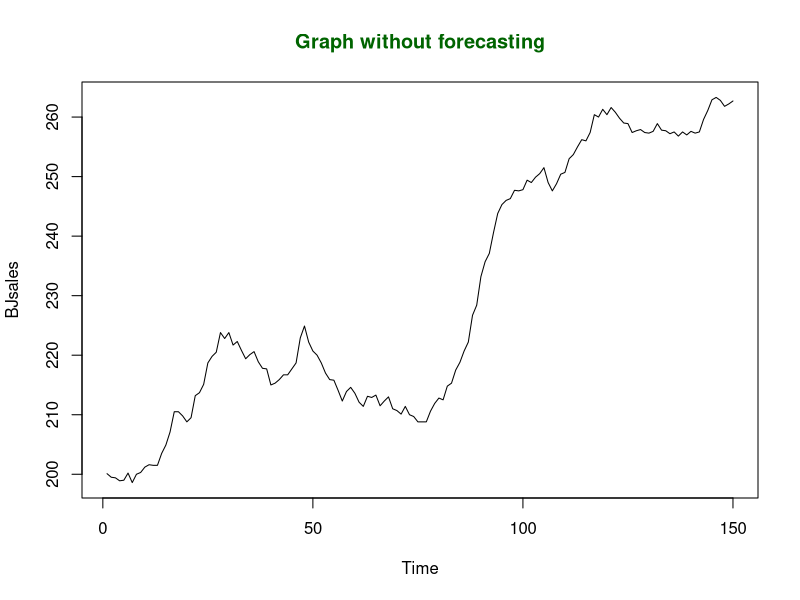
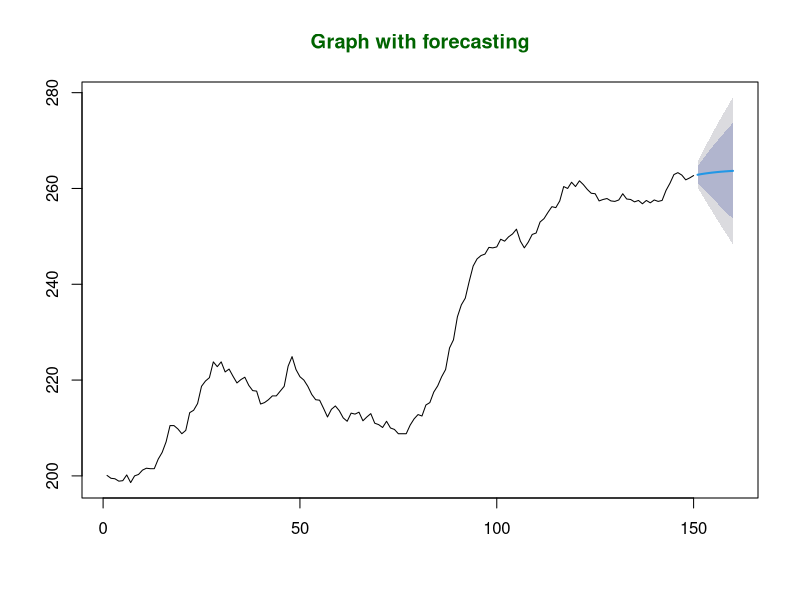
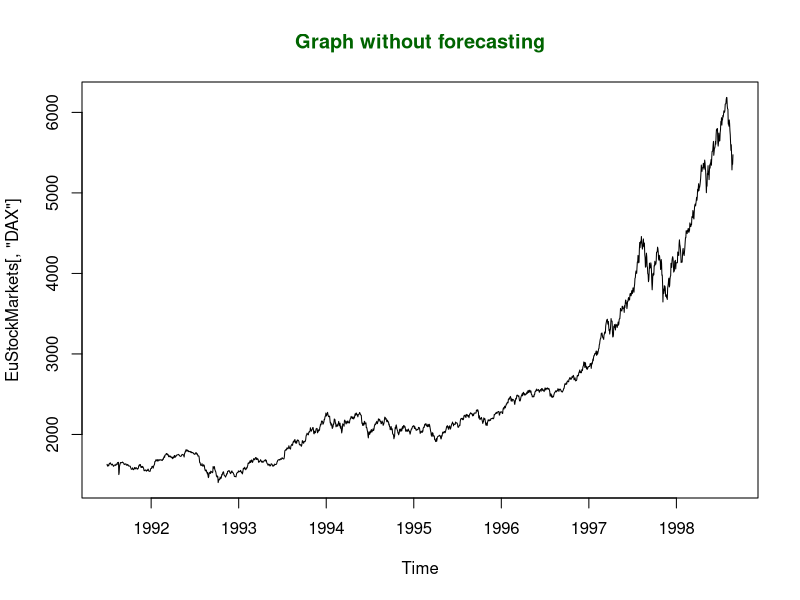
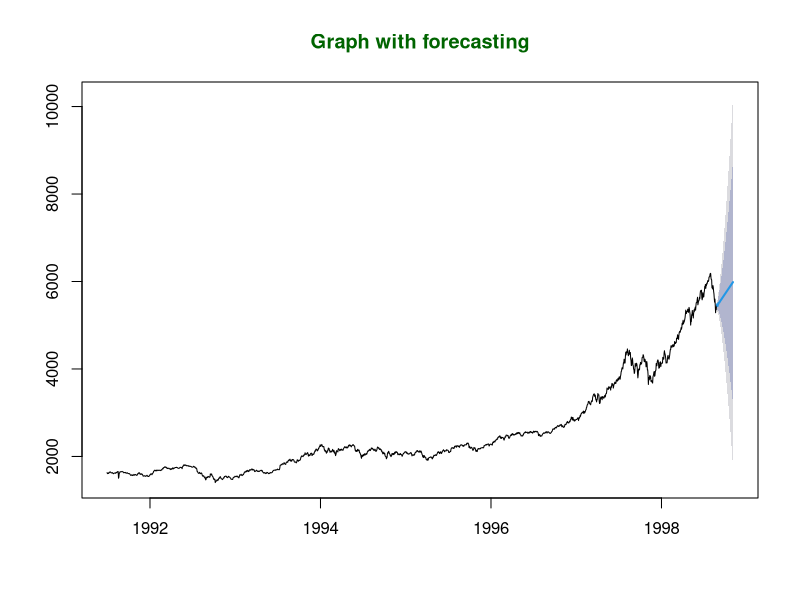

The R script that drew these images, in order: (Note: this script raises an error after producing the figures.)
# Install the library for forecast()
install.packages("forecast")

# library required for forecasting 
library(forecast)


########################example 1
                                 ###############################




# Output to be created as png file
png(file = "TimeSeriesGFG.png")

# Plotting graph without forecasting
plot(BJsales, main = "Graph without forecasting",
     col.main = "darkgreen")

# Saving the file
dev.off()

# Output to be created as png file 
png(file = "TimeSeriesARIMAGFG.png")

# Fitting model using arima model 
fit <- auto.arima(BJsales)

# Next 10 forecasted values 
forecastedValues <- forecast(fit, 10)

# Print forecasted values
print(forecastedValues)

plot(forecastedValues, main = "Graph with forecasting",
     col.main = "darkgreen") 

# saving the file  
dev.off() 



###################EXAMPLE2#################################



png(file = "TimeSeries2GFG.png")

# Plotting graph without forecasting
plot(EuStockMarkets[, "DAX"],
     main = "Graph without forecasting",
     col.main = "darkgreen")

# Saving the file
dev.off()

# Output to be created as png file 
png(file = "TimeSeriesARIMA2GFG.png")

# Fitting model using arima model 
fit <- auto.arima(EuStockMarkets[, "DAX"])

# Next 50 forecasted values 
forecastedValues <- forecast(fit, 50)

# Print forecasted values
print(forecastedValues)



plot(forecastedValues, main = "Graph with forecasting",
     col.main = "darkgreen") 

# saving the file  
dev.off() 







################ time series analysis in rain fall#############################

timeseries.object.name <-  ts(data, start, end, frequency)
# Get the data points in form of a R vector.
rainfall <- c(799,1174.8,865.1,1334.6,635.4,918.5,685.5,998.6,784.2,985,882.8,1071)

# Convert it to a time series object.
rainfall.timeseries <- ts(rainfall,start = c(2012,1),frequency = 12)

# Print the timeseries data.
print(rainfall.timeseries)

# Give the chart file a name.
png(file = "rainfall.png")

# Plot a graph of the time series.
plot(rainfall.timeseries)

# Save the file.
dev.off()















